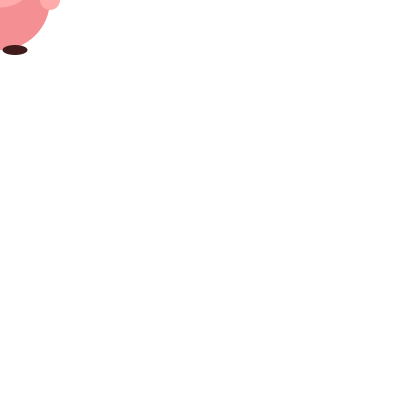
Frame 1 (no input)
Frame 60 (the mouse pressed at the canvas centre just before this capture): identical to frame 1, image omitted
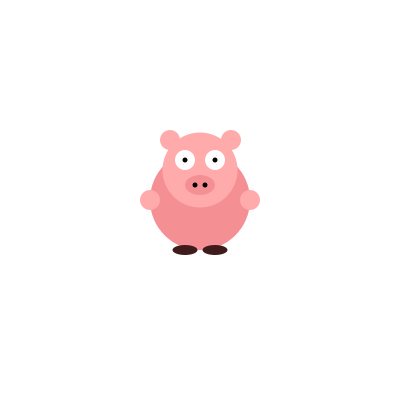
Frame 120 (the mouse held since frame 60 and released just before this capture)

The Processing sketch that drew these frames (run headless with seeded random() and noise(); from frame 60 on, the mouse is pressed at the canvas centre):

// Processing sketch: processing_115614
// ── processing_115614.pde

void setup()
{
  size(400,400);
  background(255);
  //stroke(0);
  //strokeWeight(2);
  smooth();
  noStroke();

}

void draw()
{
  
  translate(mouseX-200, mouseY-230);
  background(255);
  
  //COS
  fill(244,144,148);
  ellipse(200,230,100,100);
  fill(255,170,171);
  ellipse(200, 200, 75, 75);

  //ORELLES
  ellipse(170,170,20,20);
  ellipse(231,170,20,20);
  
  //NAS
  fill(244,144,148);
  ellipse(200,215,30,20);

  //ULLS
  fill(255);
  ellipse(185,190,20,20);
  ellipse(215,190,20,20);

  fill(0);
  //negre ulls
  ellipse(185,190,5,5);
  ellipse(215,190,5,5);
  //negre nas
  ellipse(195,215,5,5);
  ellipse(205,215,5,5);

  //peus
  fill(64,27,27);
  ellipse(185,280,25,10);
  ellipse(215,280,25,10);

  //mans
  fill(255,170,171);
  ellipse(150,230,20,20);
  ellipse(250,230,20,20);

  //corbata
  //fill(221,55,64);
  //line(200,242,190,255);
  //line(200,242,210,255);
  //line(190,255,200,267);
  //line(210,255,200,267);
  //ellipse(200,242,15,15);


}
